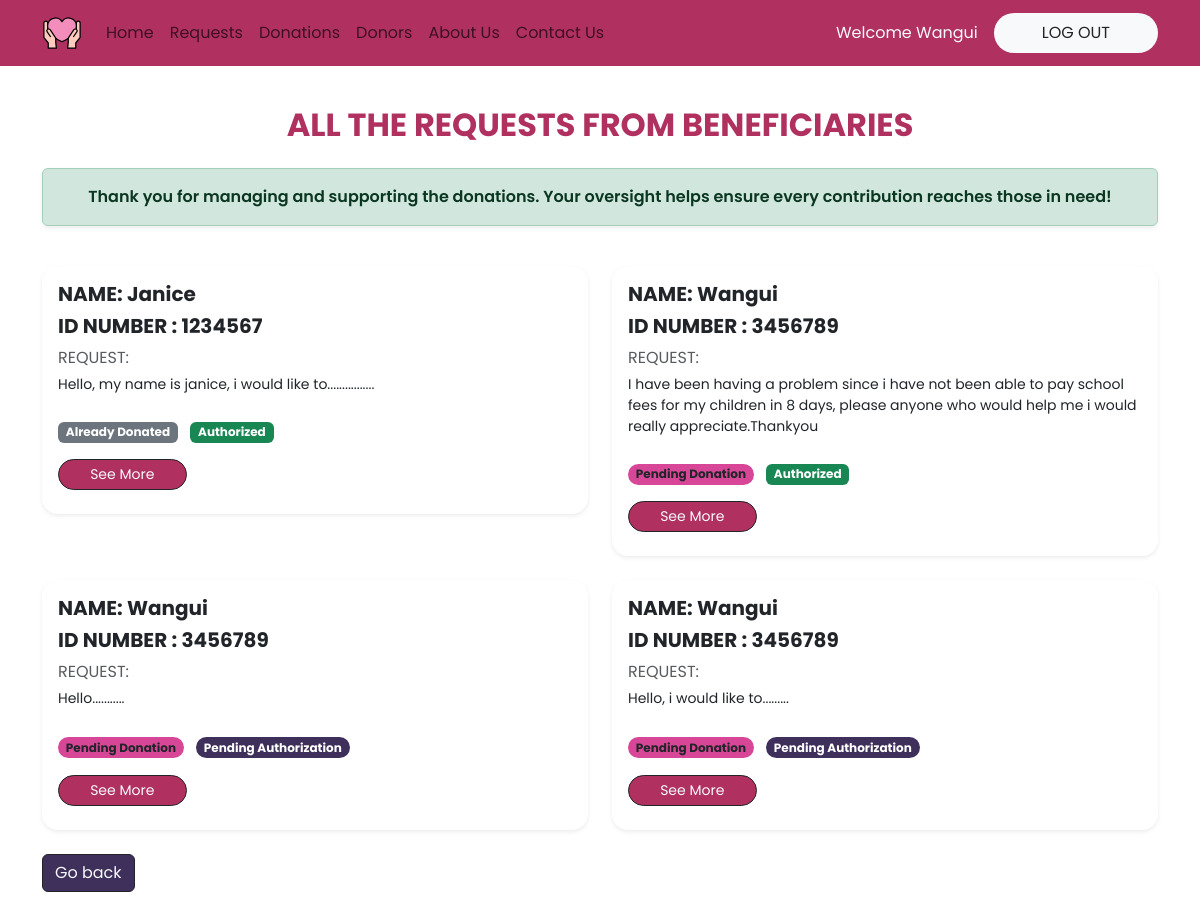
/NGO/viewRequests (signed in), run on the app's committed database.
### beneficiary/models.py (models this page shows, shortened)
class Appeal(models.Model):
    STATUS_CHOICES = [
        ('pending', 'Pending'),
        ('donated', 'Donated'),
        ('authorized', 'Authorized'),
    ]
    user = models.ForeignKey(User, on_delete=models.CASCADE)
    idNumber = models.IntegerField()
    PhoneNumber = models.IntegerField()
    request = models.CharField(max_length=1000)
    status = models.CharField(max_length=20, choices=STATUS_CHOICES, default='pending')
    created_at = models.DateField(auto_now_add=True)
    updated_at = models.DateField(auto_now=True)
    is_authorized = models.BooleanField(default=False)

### NGO/views.py (the view)
# urls.py: path('viewRequests' , views.viewRequests , name = 'DonorviewRequests'),
def viewRequests(request):
    appeals = Appeal.objects.filter(user__profile__role='beneficiary')
    donations = Donation.objects.select_related('appeal', 'user').all()
    context = {'appeals': appeals , 'donations': donations}
    return render(request, 'NGO/requests.html', context)

### NGO/templates/NGO/requests.html
{% extends 'NGO/main.html'%}
{% block content %}
<div class="container mt-4 mb-3 pt-3">
    <h2 class="fw-bold mb-4 text-center textpink ">
        ALL THE REQUESTS FROM BENEFICIARIES
    </h2>
    <div class="alert alert-success text-center fw-semibold shadow-sm">
        Thank you for managing and supporting the donations.
        Your oversight helps ensure every contribution reaches those in need!
    </div>
    <div class="row g-4 mt-3 ">
        {% for appeal in appeals %}
        <div class="col-md-6">
            <div class="card shadow-sm border-0 p-3" style="border-radius: 16px;">
                <h5 class="fw-bold">NAME: {{ appeal.user.username }}</h5>
                <h5 class="fw-bold">ID NUMBER : {{ appeal.idNumber }}</h5>
                <p class="text-muted mb-1">REQUEST:</p>
                <p class="small">{{ appeal.request }}</p>
                <div class="mt-2">
                    {% if appeal.status == 'donated' %}
                        <span class="badge bg-secondary">Already Donated</span>
                    {% else %}
                        <span class="badge bgplum text-dark rounded-pill">Pending Donation</span>
                    {% endif %}
                    {% if appeal.is_authorized %}
                        <span class="badge bg-success ms-2">Authorized</span>
                    {% else %}
                        <span class="badge bgpurple  rounded-pill mt-1 d-inline-block ms-2">Pending Authorization</span>
                    {% endif %}
                </div>
                <a href="{% url 'NGOviewOneRequest' appeal.id %}"
   class="btn btn-sm btn-outline-dark bgpink text-light rounded-pill mb-2 mt-3 w-40 px-3 col-md-3">
    See More
</a>
            </div>
        </div>
        {% empty %}
            <div class="alert alert-info text-center fw-semibold shadow-sm">
                No donations have been made yet — but your support will help guide future donations.
            </div>
        {% endfor %}
    </div>
    <div class="text-center mt-4 d-flex align-items-end">
        <a href="{% url 'NGOuserHome' %}" class="btn btn-outline-dark bgpurple text-light">Go back</a>
    </div>
</div>
{% endblock %}

### NGO/templates/NGO/navbar.html (shortened to what this page needs)
{% load static %}
<nav class="navbar navbar-expand-lg bgpink py-2">
  <div class="container">
    {% if request.user.is_authenticated %}
      <a class="navbar-brand" href="{% url 'NGOuserHome' %}">
        <img src="{% static 'logo.svg' %}" alt="Logo" width="40">
      </a>
    {% else %}
      <a class="navbar-brand" href="{% url 'NGOhome' %}">
        <img src="{% static 'logo.svg' %}" alt="Logo" width="40">
      </a>
    {% endif %}
    <div class="collapse navbar-collapse" id="navbarNav">
      <ul class="navbar-nav me-auto align-items-lg-center">
        {% if request.user.is_authenticated %}
          <li class="nav-item">
            <a class="nav-link" href="{% url 'NGOuserHome' %}">Home</a>
          </li>
          <li class="nav-item">
            <a class="nav-link" href="{% url 'NGOviewRequests' %}">Requests</a>
          </li>
          <li class="nav-item">
            <a class="nav-link" href="{% url 'NGOviewDonations' %}">Donations</a>
          </li>
          <li class="nav-item">
            <a class="nav-link" href="{% url 'NGOviewDonors' %}">Donors</a>
          </li>
        {% else %}
          <li class="nav-item">
            <a class="nav-link" href="{% url 'NGOhome' %}">Home</a>
          </li>
        {% endif %}
        <li class="nav-item">
          <a class="nav-link" href="{% url 'NGOaboutUs' %}">About Us</a>
        </li>
        {% if request.user.is_authenticated %}
          <li class="nav-item">
            <a class="nav-link" href="{% url 'NGOcontactUs' %}">Contact Us</a>
          </li>
        {% endif %}
      </ul>
      <ul class="navbar-nav ms-lg-auto align-items-lg-center gap-2 mt-3 mt-lg-0">
        {% if request.user.is_authenticated %}
          <li class="nav-item">
            <span class="nav-link text-light">Welcome  {{ user.username }}</span>
          </li>
          <li class="nav-item">
            <a class="nav-link bg-light rounded-2 text-dark btn btn-light btn-lg rounded-pill px-5"
               href="{% url 'NGOlogout' %}">
              LOG OUT
            </a>
          </li>
        {% endif %}
      </ul>
    </div>
  </div>
</nav>

### data on the page
Appeal: user.username "Janice", idNumber "1234567", request "Hello, my name is janice, i would like to................", status "Already Donated", is_authorized "Authorized"
Appeal: user.username "Wangui", idNumber "3456789", request "I have been having a problem since i have not been able to pay school fees for my children in 8 days, please anyone who would help me i would really appreciate.Thankyou", status "Pending Donation", is_authorized "Authorized"
Appeal: user.username "Wangui", idNumber "3456789", request "Hello...........", status "Pending Donation", is_authorized "Pending Authorization"
Appeal: user.username "Wangui", idNumber "3456789", request "Hello, i would like to.........", status "Pending Donation", is_authorized "Pending Authorization"

### other printed values
{{ user.username }} "Wangui"
